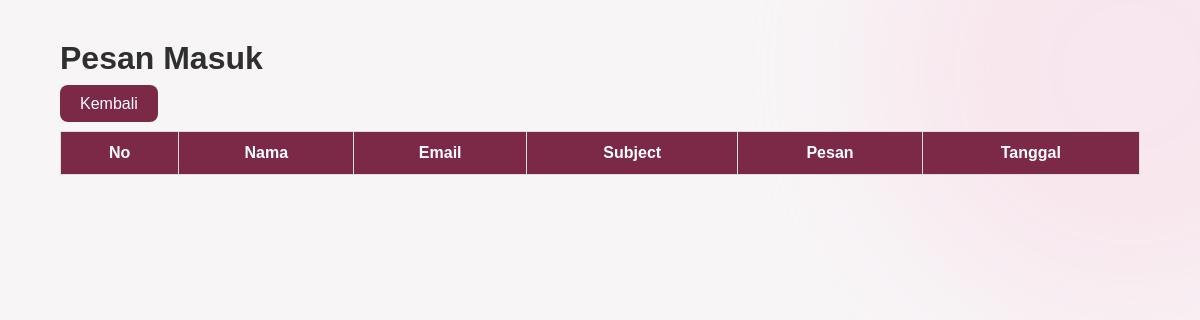
Page /messages (signed in) on the earlier database version.
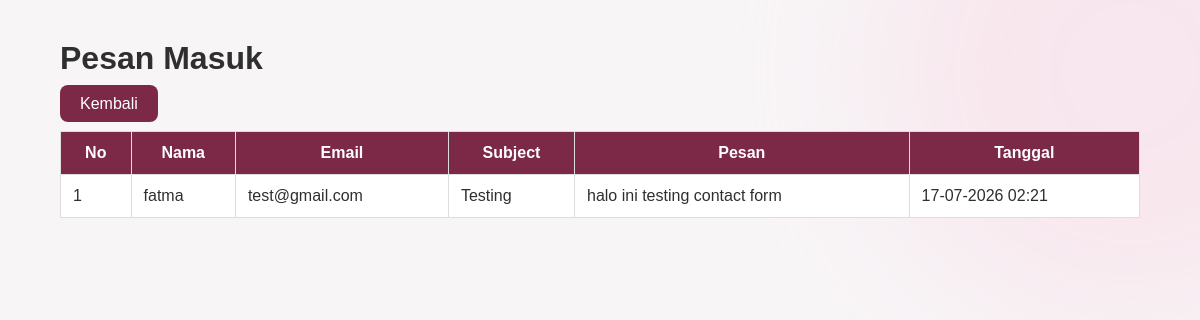
Same page on the later database version.
### models.py (models this page shows)
class Contact(db.Model):
    id = db.Column(db.Integer, primary_key=True)
    name = db.Column(db.String(100))
    email = db.Column(db.String(100))
    subject = db.Column(db.String(200))
    message = db.Column(db.Text)
    created_at = db.Column(db.DateTime,
                           default=datetime.utcnow)

### app.py (the view)
@app.route("/messages")
@login_required
def messages():
    contacts = Contact.query.order_by(Contact.created_at.desc()).all()
    return render_template(
        "messages.html",
        contacts=contacts
    )

### app.py (called while the page is built)
@login_manager.user_loader
def load_user(user_id):
    return User.query.get(int(user_id))

### templates/messages.html (shortened to what this page needs)
<!DOCTYPE html>
<html lang="en">
<head>
<link rel="stylesheet"
href="{{ url_for('static', filename='css/style.css') }}">
</head>
<body>
<div class="container">
<h1>Pesan Masuk</h1>
<br>
<a href="{{ url_for('dashboard') }}">
Kembali
</a>
<br><br>
<table>
<tr>
<th>No</th>
<th>Nama</th>
<th>Email</th>
<th>Subject</th>
<th>Pesan</th>
<th>Tanggal</th>
</tr>
{% for contact in contacts %}
<tr>
<td>{{ loop.index }}</td>
<td>{{ contact.name }}</td>
<td>{{ contact.email }}</td>
<td>{{ contact.subject }}</td>
<td>{{ contact.message }}</td>
<td>{{ contact.created_at.strftime('%d-%m-%Y %H:%M') }}</td>
</tr>
{% endfor %}
</table>
</div>
</body>
</html>

Differences in the rows shown:
added Contact: name "fatma", email "test@gmail.com", subject "Testing", message "halo ini testing contact form", created_at "17-07-2026 02:21"
